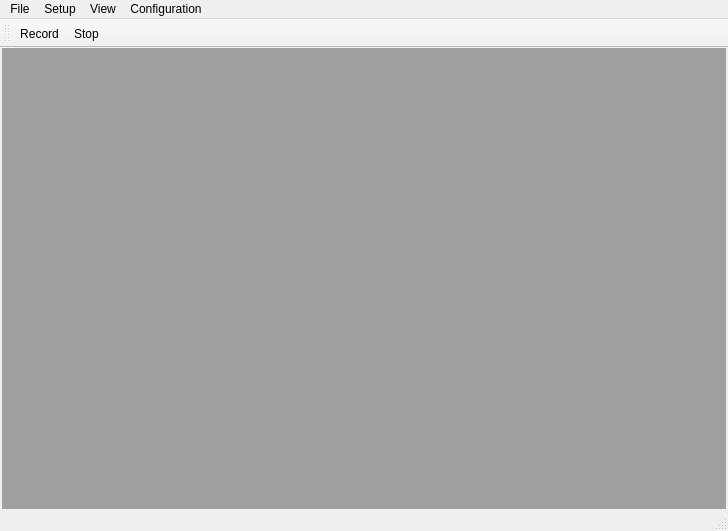
<?xml version="1.0" encoding="UTF-8"?>
<ui version="4.0">
 <class>NavViewClass</class>
 <widget class="QMainWindow" name="NavViewClass">
  <property name="geometry">
   <rect>
    <x>0</x>
    <y>0</y>
    <width>728</width>
    <height>531</height>
   </rect>
  </property>
  <property name="windowTitle">
   <string>NavView</string>
  </property>
  <widget class="QWidget" name="centralWidget">
   <layout class="QVBoxLayout" name="verticalLayout">
    <property name="leftMargin">
     <number>2</number>
    </property>
    <property name="topMargin">
     <number>0</number>
    </property>
    <property name="rightMargin">
     <number>2</number>
    </property>
    <property name="bottomMargin">
     <number>0</number>
    </property>
    <item>
     <widget class="QMdiArea" name="mdiArea"/>
    </item>
   </layout>
  </widget>
  <widget class="QMenuBar" name="menuBar">
   <property name="geometry">
    <rect>
     <x>0</x>
     <y>0</y>
     <width>728</width>
     <height>26</height>
    </rect>
   </property>
   <widget class="QMenu" name="menu">
    <property name="title">
     <string>File</string>
    </property>
    <addaction name="actionLogFile"/>
    <addaction name="actionRecord"/>
   </widget>
   <widget class="QMenu" name="menu_2">
    <property name="title">
     <string>Setup</string>
    </property>
    <addaction name="actionSetup"/>
   </widget>
   <widget class="QMenu" name="menu_3">
    <property name="title">
     <string>View</string>
    </property>
    <addaction name="actionGraph"/>
   </widget>
   <widget class="QMenu" name="menu_4">
    <property name="title">
     <string>Configuration</string>
    </property>
    <addaction name="actionConfiguration"/>
    <addaction name="actionFieldSettings"/>
   </widget>
   <addaction name="menu"/>
   <addaction name="menu_2"/>
   <addaction name="menu_3"/>
   <addaction name="menu_4"/>
  </widget>
  <widget class="QToolBar" name="mainToolBar">
   <attribute name="toolBarArea">
    <enum>TopToolBarArea</enum>
   </attribute>
   <attribute name="toolBarBreak">
    <bool>false</bool>
   </attribute>
   <addaction name="actionRecord"/>
   <addaction name="actionStop"/>
  </widget>
  <widget class="QStatusBar" name="statusBar"/>
  <action name="actionLogFile">
   <property name="text">
    <string>Log to file</string>
   </property>
  </action>
  <action name="actionSetup">
   <property name="text">
    <string>Port..</string>
   </property>
  </action>
  <action name="actionRecord">
   <property name="checkable">
    <bool>true</bool>
   </property>
   <property name="text">
    <string>Record</string>
   </property>
   <property name="toolTip">
    <string>Record</string>
   </property>
  </action>
  <action name="actionStop">
   <property name="text">
    <string>Stop</string>
   </property>
   <property name="toolTip">
    <string>Stop</string>
   </property>
  </action>
  <action name="actionGraph">
   <property name="text">
    <string>Graph</string>
   </property>
  </action>
  <action name="actionConfiguration">
   <property name="text">
    <string>Unit Configuration</string>
   </property>
  </action>
  <action name="actionFieldSettings">
   <property name="text">
    <string>Field Settings</string>
   </property>
  </action>
 </widget>
 <layoutdefault spacing="6" margin="11"/>
 <resources>
  <include location="../../NavView.qrc"/>
 </resources>
 <connections/>
</ui>
